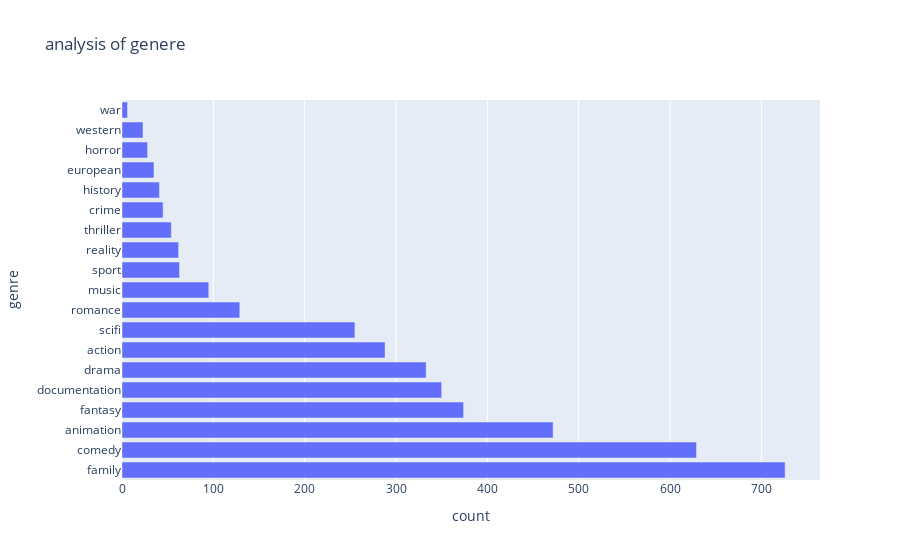

Notebook code for this chart:
### Code cell
x=px.bar(df_genre,y='genre',x='count',title='analysis of genere')
x.show()

### Figure 1 — Plotly figure (JSON) as saved in the notebook; plotly's stock layout.template omitted (floating-point values rounded to 4 significant figures)
{"data": [{"alignmentgroup": "True", "hovertemplate": "count=%{x}<br>genre=%{y}<extra></extra>", "legendgroup": "", "marker": {"color": "#636efa", "pattern": {"shape": ""}}, "name": "", "offsetgroup": "", "orientation": "h", "showlegend": false, "textposition": "auto", "type": "bar", "x": [726, 629, 472, 374, 350, 333, 288, 255, 129, 95, 63, 62, 54, 45, 41, 35, 28, 23, 6], "xaxis": "x", "y": ["family", "comedy", "animation", "fantasy", "documentation", "drama", "action", "scifi", "romance", "music", "sport", "reality", "thriller", "crime", "history", "european", "horror", "western", "war"], "yaxis": "y"}], "layout": {"barmode": "relative", "legend": {"tracegroupgap": 0}, "title": {"text": "analysis of genere"}, "xaxis": {"anchor": "y", "domain": [0, 1], "title": {"text": "count"}}, "yaxis": {"anchor": "x", "domain": [0, 1], "title": {"text": "genre"}}}}
